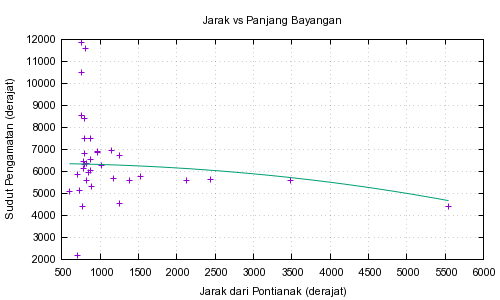

The script that saved this image:
set datafile separator ","

set grid
set angles degrees

unset key

set title 'Jarak vs Panjang Bayangan'
set xlabel 'Jarak dari Pontianak (derajat)'
set ylabel 'Sudut Pengamatan (derajat)'

set output 'jarak-vs-tinggi-matahari-fe.png'
set terminal pngcairo  background "#ffffff" enhanced font "arial,8" fontscale 1.0 size 500, 300
plot 'fe101-sheet.csv' using 8:12 , \
   x  * tan(90-x/111)